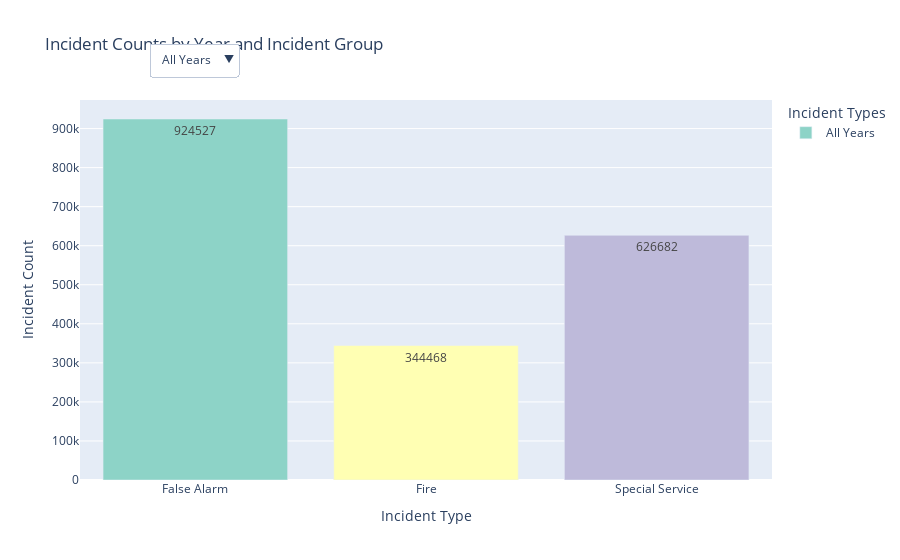

Source (notebook cell):
### Code cell
import plotly.graph_objects as go
import plotly.express as px
import pandas as pd

# Group and prepare the data
grouped_multiple = df_processed.groupby(['CalYear','IncidentGroup'], observed=False).agg({'IncidentNumber': ['count']})
grouped_multiple = grouped_multiple.reset_index()
grouped_multiple.columns = ['Year', 'Incident type', 'Incident number']

# Get unique incident types and years
incident_types = sorted(grouped_multiple['Incident type'].unique())
years = sorted(grouped_multiple['Year'].unique())

# Create a color palette - using Plotly's qualitative color scale
colors = px.colors.qualitative.Set3  # You can change this to other palettes:
# Options: Set1, Set2, Set3, Pastel1, Pastel2, Dark2, Bold, Vivid, etc.

# Create a color mapping for incident types
color_map = {incident_type: colors[i % len(colors)] 
             for i, incident_type in enumerate(incident_types)}

# Create figure
fig = go.Figure()

# Create dropdown menu options
dropdown_options = []

# Pivot data for "All Years" - sum across all years
all_data_pivot = grouped_multiple.groupby('Incident type')['Incident number'].sum().reset_index()
all_data_pivot = all_data_pivot.set_index('Incident type').reindex(incident_types).reset_index()
all_data_pivot['Incident number'] = all_data_pivot['Incident number'].fillna(0)

# Add "All Years" trace (this will be a single bar per incident type, so not stacked)
fig.add_trace(go.Bar(
    x=all_data_pivot['Incident type'],
    y=all_data_pivot['Incident number'],
    visible=True,
    text=all_data_pivot['Incident number'],
    textposition='auto',
    marker_color=[color_map[inc_type] for inc_type in all_data_pivot['Incident type']],
    name='All Years'
))

dropdown_options.append({'label': 'All Years', 'method': 'update', 'args': [
    {'visible': [True] + [False] * len(years)},
    {'title': 'Incident Counts - All Years'}
]})

# Prepare data for each year - create stacked bar chart traces
for i, year in enumerate(years):
    year_data = grouped_multiple[grouped_multiple['Year'] == year]
    
    # Create a complete DataFrame with all incident types for this year
    year_data_complete = pd.DataFrame({'Incident type': incident_types})
    year_data_complete = year_data_complete.merge(
        year_data, on='Incident type', how='left'
    )
    year_data_complete['Incident number'] = year_data_complete['Incident number'].fillna(0)
    
    # Add trace for this year (single trace per year for stacked view)
    fig.add_trace(go.Bar(
        x=year_data_complete['Incident type'],
        y=year_data_complete['Incident number'],
        visible=False,
        text=year_data_complete['Incident number'],
        textposition='auto',
        marker_color=[color_map[inc_type] for inc_type in year_data_complete['Incident type']],
        name=str(year)
    ))
    
    # Create visibility list for this year
    visibility = [False] * (len(years) + 1)
    visibility[i + 1] = True
    
    dropdown_options.append({'label': str(year), 'method': 'update', 'args': [
        {'visible': visibility},
        {'title': f'Incident Counts - {year}'}
    ]})

# Update layout for stacked bar chart
fig.update_layout(
    title='Incident Counts by Year and Incident Group',
    xaxis_title='Incident Type',
    yaxis_title='Incident Count',
    barmode='stack',  # This makes it a stacked bar chart
    updatemenus=[dict(
        buttons=dropdown_options,
        direction='down',
        showactive=True,
        x=0.1,
        xanchor='left',
        y=1.15,
        yanchor='top'
    )],
    legend_title="Incident Types",
    showlegend=True
)

# Update xaxis to show all incident types
fig.update_xaxes(
    categoryorder='array',
    categoryarray=incident_types
)

fig.show()

### Figure 1 — Plotly figure (JSON) as saved in the notebook; plotly's stock layout.template omitted (floating-point values rounded to 4 significant figures)
{"data": [{"marker": {"color": ["rgb(141,211,199)", "rgb(255,255,179)", "rgb(190,186,218)"]}, "name": "All Years", "text": [924500.0, 344500.0, 626700.0], "textposition": "auto", "type": "bar", "visible": true, "x": ["False Alarm", "Fire", "Special Service"], "y": [924527, 344468, 626682]}, {"marker": {"color": ["rgb(141,211,199)", "rgb(255,255,179)", "rgb(190,186,218)"]}, "name": "2009", "text": [62990.0, 29590.0, 41800.0], "textposition": "auto", "type": "bar", "visible": false, "x": ["False Alarm", "Fire", "Special Service"], "y": [62991, 29591, 41797]}, {"marker": {"color": ["rgb(141,211,199)", "rgb(255,255,179)", "rgb(190,186,218)"]}, "name": "2010", "text": [60640.0, 27470.0, 36950.0], "textposition": "auto", "type": "bar", "visible": false, "x": ["False Alarm", "Fire", "Special Service"], "y": [60644, 27467, 36949]}, {"marker": {"color": ["rgb(141,211,199)", "rgb(255,255,179)", "rgb(190,186,218)"]}, "name": "2011", "text": [55720.0, 26850.0, 32560.0], "textposition": "auto", "type": "bar", "visible": false, "x": ["False Alarm", "Fire", "Special Service"], "y": [55725, 26847, 32560]}, {"marker": {"color": ["rgb(141,211,199)", "rgb(255,255,179)", "rgb(190,186,218)"]}, "name": "2012", "text": [53640.0, 21440.0, 33310.0], "textposition": "auto", "type": "bar", "visible": false, "x": ["False Alarm", "Fire", "Special Service"], "y": [53641, 21443, 33307]}, {"marker": {"color": ["rgb(141,211,199)", "rgb(255,255,179)", "rgb(190,186,218)"]}, "name": "2013", "text": [50740.0, 21160.0, 31160.0], "textposition": "auto", "type": "bar", "visible": false, "x": ["False Alarm", "Fire", "Special Service"], "y": [50741, 21158, 31156]}, {"marker": {"color": ["rgb(141,211,199)", "rgb(255,255,179)", "rgb(190,186,218)"]}, "name": "2014", "text": [47540.0, 19620.0, 28920.0], "textposition": "auto", "type": "bar", "visible": false, "x": ["False Alarm", "Fire", "Special Service"], "y": [47535, 19622, 28922]}, {"marker": {"color": ["rgb(141,211,199)", "rgb(255,255,179)", "rgb(190,186,218)"]}, "name": "2015", "text": [47540.0, 20920.0, 29370.0], "textposition": "auto", "type": "bar", "visible": false, "x": ["False Alarm", "Fire", "Special Service"], "y": [47542, 20923, 29366]}, {"marker": {"color": ["rgb(141,211,199)", "rgb(255,255,179)", "rgb(190,186,218)"]}, "name": "2016", "text": [51340.0, 20380.0, 33120.0], "textposition": "auto", "type": "bar", "visible": false, "x": ["False Alarm", "Fire", "Special Service"], "y": [51344, 20378, 33116]}, {"marker": {"color": ["rgb(141,211,199)", "rgb(255,255,179)", "rgb(190,186,218)"]}, "name": "2017", "text": [51730.0, 19860.0, 31930.0], "textposition": "auto", "type": "bar", "visible": false, "x": ["False Alarm", "Fire", "Special Service"], "y": [51727, 19856, 31931]}, {"marker": {"color": ["rgb(141,211,199)", "rgb(255,255,179)", "rgb(190,186,218)"]}, "name": "2018", "text": [52860.0, 19660.0, 33460.0], "textposition": "auto", "type": "bar", "visible": false, "x": ["False Alarm", "Fire", "Special Service"], "y": [52856, 19661, 33457]}, {"marker": {"color": ["rgb(141,211,199)", "rgb(255,255,179)", "rgb(190,186,218)"]}, "name": "2019", "text": [53980.0, 17980.0, 33040.0], "textposition": "auto", "type": "bar", "visible": false, "x": ["False Alarm", "Fire", "Special Service"], "y": [53985, 17982, 33043]}, {"marker": {"color": ["rgb(141,211,199)", "rgb(255,255,179)", "rgb(190,186,218)"]}, "name": "2020", "text": [50190.0, 17400.0, 30980.0], "textposition": "auto", "type": "bar", "visible": false, "x": ["False Alarm", "Fire", "Special Service"], "y": [50187, 17401, 30980]}, {"marker": {"color": ["rgb(141,211,199)", "rgb(255,255,179)", "rgb(190,186,218)"]}, "name": "2021", "text": [53470.0, 14920.0, 41180.0], "textposition": "auto", "type": "bar", "visible": false, "x": ["False Alarm", "Fire", "Special Service"], "y": [53474, 14923, 41180]}, {"marker": {"color": ["rgb(141,211,199)", "rgb(255,255,179)", "rgb(190,186,218)"]}, "name": "2022", "text": [59400.0, 19280.0, 46710.0], "textposition": "auto", "type": "bar", "visible": false, "x": ["False Alarm", "Fire", "Special Service"], "y": [59403, 19281, 46708]}, {"marker": {"color": ["rgb(141,211,199)", "rgb(255,255,179)", "rgb(190,186,218)"]}, "name": "2023", "text": [62790.0, 16080.0, 47250.0], "textposition": "auto", "type": "bar", "visible": false, "x": ["False Alarm", "Fire", "Special Service"], "y": [62792, 16075, 47247]}, {"marker": {"color": ["rgb(141,211,199)", "rgb(255,255,179)", "rgb(190,186,218)"]}, "name": "2024", "text": [64820.0, 16150.0, 53160.0], "textposition": "auto", "type": "bar", "visible": false, "x": ["False Alarm", "Fire", "Special Service"], "y": [64816, 16150, 53157]}, {"marker": {"color": ["rgb(141,211,199)", "rgb(255,255,179)", "rgb(190,186,218)"]}, "name": "2025", "text": [45120.0, 15710.0, 41810.0], "textposition": "auto", "type": "bar", "visible": false, "x": ["False Alarm", "Fire", "Special Service"], "y": [45124, 15710, 41806]}], "layout": {"barmode": "stack", "legend": {"title": {"text": "Incident Types"}}, "showlegend": true, "title": {"text": "Incident Counts by Year and Incident Group"}, "updatemenus": [{"buttons": [{"args": [{"visible": [true, false, false, false, false, false, false, false, false, false, false, false, false, false, false, false, false, false]}, {"title": "Incident Counts - All Years"}], "label": "All Years", "method": "update"}, {"args": [{"visible": [false, true, false, false, false, false, false, false, false, false, false, false, false, false, false, false, false, false]}, {"title": "Incident Counts - 2009"}], "label": "2009", "method": "update"}, {"args": [{"visible": [false, false, true, false, false, false, false, false, false, false, false, false, false, false, false, false, false, false]}, {"title": "Incident Counts - 2010"}], "label": "2010", "method": "update"}, {"args": [{"visible": [false, false, false, true, false, false, false, false, false, false, false, false, false, false, false, false, false, false]}, {"title": "Incident Counts - 2011"}], "label": "2011", "method": "update"}, {"args": [{"visible": [false, false, false, false, true, false, false, false, false, false, false, false, false, false, false, false, false, false]}, {"title": "Incident Counts - 2012"}], "label": "2012", "method": "update"}, {"args": [{"visible": [false, false, false, false, false, true, false, false, false, false, false, false, false, false, false, false, false, false]}, {"title": "Incident Counts - 2013"}], "label": "2013", "method": "update"}, {"args": [{"visible": [false, false, false, false, false, false, true, false, false, false, false, false, false, false, false, false, false, false]}, {"title": "Incident Counts - 2014"}], "label": "2014", "method": "update"}, {"args": [{"visible": [false, false, false, false, false, false, false, true, false, false, false, false, false, false, false, false, false, false]}, {"title": "Incident Counts - 2015"}], "label": "2015", "method": "update"}, {"args": [{"visible": [false, false, false, false, false, false, false, false, true, false, false, false, false, false, false, false, false, false]}, {"title": "Incident Counts - 2016"}], "label": "2016", "method": "update"}, {"args": [{"visible": [false, false, false, false, false, false, false, false, false, true, false, false, false, false, false, false, false, false]}, {"title": "Incident Counts - 2017"}], "label": "2017", "method": "update"}, {"args": [{"visible": [false, false, false, false, false, false, false, false, false, false, true, false, false, false, false, false, false, false]}, {"title": "Incident Counts - 2018"}], "label": "2018", "method": "update"}, {"args": [{"visible": [false, false, false, false, false, false, false, false, false, false, false, true, false, false, false, false, false, false]}, {"title": "Incident Counts - 2019"}], "label": "2019", "method": "update"}, {"args": [{"visible": [false, false, false, false, false, false, false, false, false, false, false, false, true, false, false, false, false, false]}, {"title": "Incident Counts - 2020"}], "label": "2020", "method": "update"}, {"args": [{"visible": [false, false, false, false, false, false, false, false, false, false, false, false, false, true, false, false, false, false]}, {"title": "Incident Counts - 2021"}], "label": "2021", "method": "update"}, {"args": [{"visible": [false, false, false, false, false, false, false, false, false, false, false, false, false, false, true, false, false, false]}, {"title": "Incident Counts - 2022"}], "label": "2022", "method": "update"}, {"args": [{"visible": [false, false, false, false, false, false, false, false, false, false, false, false, false, false, false, true, false, false]}, {"title": "Incident Counts - 2023"}], "label": "2023", "method": "update"}, {"args": [{"visible": [false, false, false, false, false, false, false, false, false, false, false, false, false, false, false, false, true, false]}, {"title": "Incident Counts - 2024"}], "label": "2024", "method": "update"}, {"args": [{"visible": [false, false, false, false, false, false, false, false, false, false, false, false, false, false, false, false, false, true]}, {"title": "Incident Counts - 2025"}], "label": "2025", "method": "update"}], "direction": "down", "showactive": true, "x": 0.1, "xanchor": "left", "y": 1.15, "yanchor": "top"}], "xaxis": {"categoryarray": ["False Alarm", "Fire", "Special Service"], "categoryorder": "array", "title": {"text": "Incident Type"}}, "yaxis": {"title": {"text": "Incident Count"}}}}
